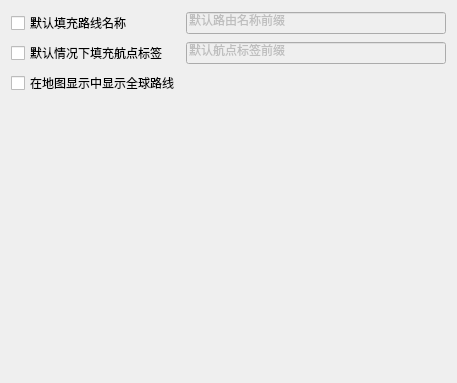
<?xml version="1.0" encoding="UTF-8"?>
<ui version="4.0">
 <class>RouteBrowserPrefWidget</class>
 <widget class="QWidget" name="RouteBrowserPrefWidget">
  <property name="geometry">
   <rect>
    <x>0</x>
    <y>0</y>
    <width>457</width>
    <height>383</height>
   </rect>
  </property>
  <property name="windowTitle">
   <string>路线浏览器</string>
  </property>
  <layout class="QVBoxLayout" name="verticalLayout">
   <item>
    <layout class="QGridLayout" name="gridLayout">
     <item row="1" column="0">
      <widget class="QCheckBox" name="mWaypointLabelCheckbox">
       <property name="text">
        <string>默认情况下填充航点标签</string>
       </property>
      </widget>
     </item>
     <item row="0" column="0">
      <widget class="QCheckBox" name="mRouteNameCheckbox">
       <property name="text">
        <string>默认填充路线名称</string>
       </property>
      </widget>
     </item>
     <item row="2" column="0">
      <widget class="QCheckBox" name="mShowGlobalRoutesCheckbox">
       <property name="text">
        <string>在地图显示中显示全球路线</string>
       </property>
      </widget>
     </item>
     <item row="1" column="1">
      <widget class="QLineEdit" name="mWaypointLabelLineEdit">
       <property name="enabled">
        <bool>false</bool>
       </property>
       <property name="text">
        <string>默认航点标签前缀</string>
       </property>
      </widget>
     </item>
     <item row="0" column="1">
      <widget class="QLineEdit" name="mRouteNameLineEdit">
       <property name="enabled">
        <bool>false</bool>
       </property>
       <property name="text">
        <string>默认路由名称前缀</string>
       </property>
      </widget>
     </item>
    </layout>
   </item>
   <item>
    <spacer name="verticalSpacer">
     <property name="orientation">
      <enum>Qt::Vertical</enum>
     </property>
     <property name="sizeHint" stdset="0">
      <size>
       <width>20</width>
       <height>40</height>
      </size>
     </property>
    </spacer>
   </item>
  </layout>
 </widget>
 <tabstops>
  <tabstop>mRouteNameCheckbox</tabstop>
  <tabstop>mRouteNameLineEdit</tabstop>
  <tabstop>mWaypointLabelCheckbox</tabstop>
  <tabstop>mWaypointLabelLineEdit</tabstop>
  <tabstop>mShowGlobalRoutesCheckbox</tabstop>
 </tabstops>
 <resources/>
 <connections/>
</ui>
